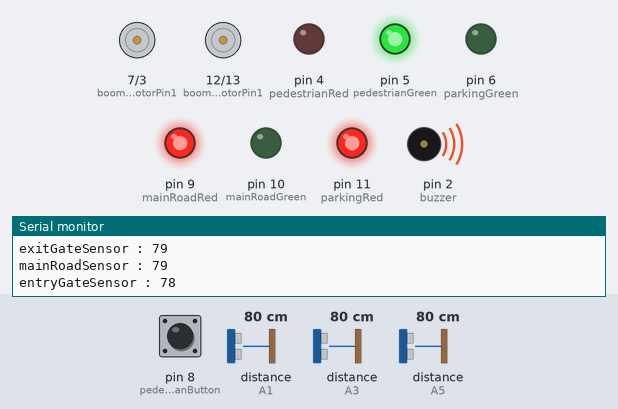
Bench run of a sketch on a simulated Arduino Uno, built with avr-gcc and run on an emulated ATmega328P. Shown: motor-driver pin pairs drawn as motors (green arrow = first pin HIGH = forward, orange = second pin HIGH = backward, longer = more drive), output pins drawn as LEDs (lit = HIGH), buzzer (waves = sounding, pin HIGH), the last lines printed to the serial monitor. Wiring (inferred from the names in the program): 3 × ultrasonic range finder: trigger A0, echo A1 / trigger A2, echo A3 / trigger A4, echo A5. The inputs (shaded band) are chosen by the test bench; at power-on: distance to the obstacle (sensors on A1, A5, A3) 80 cm, pin 8 (pedestrianButton) HIGH. The echo pulse lasts 58.3 µs per cm; pins used as bus, display or sensor lines are not drawn.

Above: at 1.2 s.
1.3 s: distance to the obstacle (sensor on A1) set to 23 cm
4.3 s: distance to the obstacle (sensor on A1) set to 19 cm
At 5.0 s:
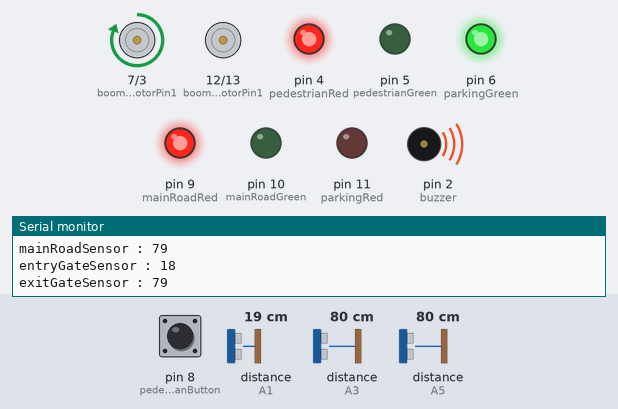
At 5.8 s:
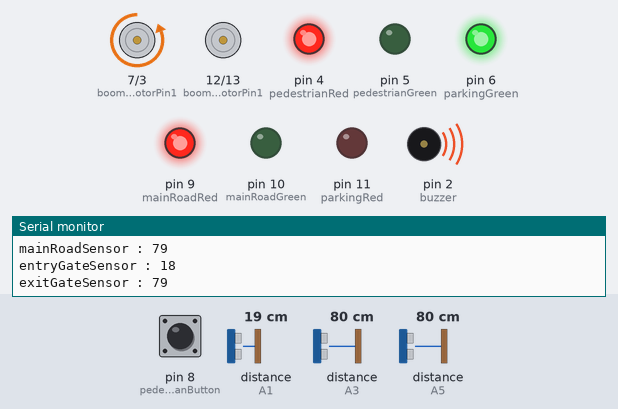
7.3 s: distance to the obstacle (sensor on A5) set to 2 cm
At 8.7 s:
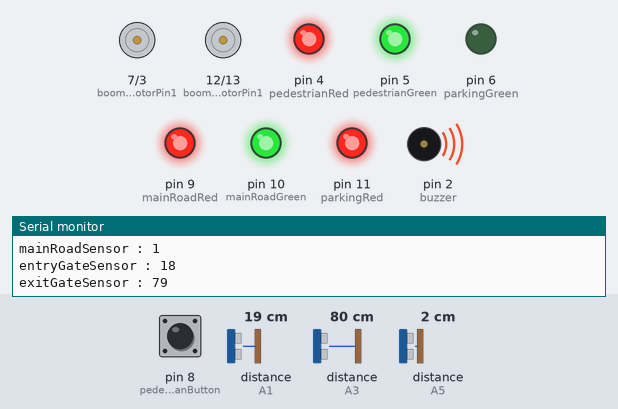
10.3 s: distance to the obstacle (sensor on A3) set to 2 cm
13.3 s: distance to the obstacle (sensor on A5) set to 120 cm
16.3 s: distance to the obstacle (sensor on A1) set to 35 cm
At 17.1 s:
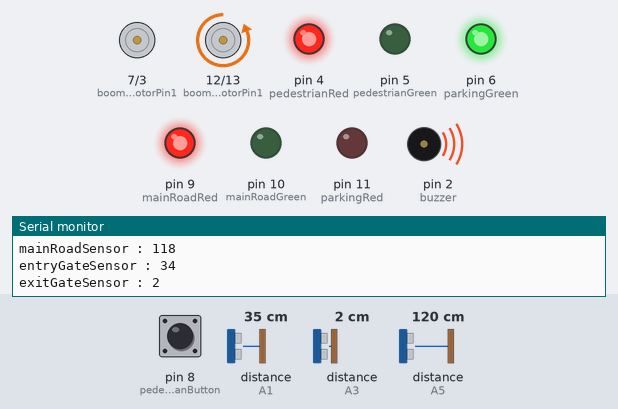
Timing chart, 0 to 20.3 s (numbered marks = the images above; inputs shaded):
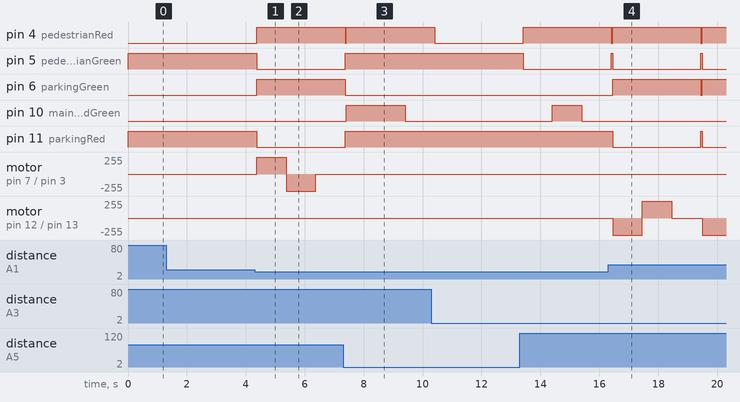

Measured:
- the behaviour switches between 21 and 20 cm on distance to the obstacle (sensor on A1) (found by bisection; images 0 and 1)
- after the input at 4.3 s, pin 4 (pedestrianRed), pin 6 (parkingGreen): LOW → HIGH after 0.07 s; pin 5 (pedestrianGreen), pin 11 (parkingRed): HIGH → LOW after 0.07 s; motor on pin 7 (boomGateEntryMotorPin1) / pin 3 (boomGateEntryMotorPin2): stopped → forward 255/255 after 0.07 s, → backward 255/255 1.0 s later, → stopped 1.0 s later
- after the input at 7.3 s, pin 5 (pedestrianGreen): goes on until 7.4 s, then stays HIGH; pin 6 (parkingGreen): goes on until 7.4 s, then stays LOW
- after the input at 16.3 s, motor on pin 7 (boomGateEntryMotorPin1) / pin 3 (boomGateEntryMotorPin2): stays stopped (without the input it goes to forward 255/255 after 0.15 s)

The sketch:

Traffic-Control-System.ino
```cpp
// Ultrasonic Sensor Pins (Analog)
const int mainRoadSensorTrigger = A4;
const int mainRoadSensorEcho = A5;
const int entryGateSensorTrigger = A0;
const int entryGateSensorEcho = A1;
const int exitGateSensorTrigger = A2;
const int exitGateSensorEcho = A3;

// Traffic Light Control Pins
const int mainRoadRed = 9;
const int mainRoadGreen = 10;
const int pedestrianRed = 4;
const int pedestrianGreen = 5;
const int parkingRed = 11;
const int parkingGreen = 6;
const int buzzer =2;

//motor Pins
const int boomGateEntryMotorPin1 = 7;
const int boomGateEntryMotorPin2 = 3;
const int boomGateExitMotorPin1 = 12;
const int boomGateExitMotorPin2 = 13;

// Push Button for Pedestrian Signal
const int pedestrianButton = 8;

long duration, distance, mainRoadSensor,entryGateSensor,exitGateSensor;

void setup() {
  Serial.begin (9600);

  //Ultrasoic Sensors
  pinMode(mainRoadSensorTrigger, OUTPUT);
  pinMode(mainRoadSensorEcho, INPUT);
  pinMode(entryGateSensorTrigger, OUTPUT);
  pinMode(entryGateSensorEcho, INPUT);
  pinMode(exitGateSensorTrigger, OUTPUT);
  pinMode(exitGateSensorEcho, INPUT);

  pinMode(mainRoadRed, OUTPUT);
  pinMode(mainRoadGreen, OUTPUT);
  pinMode(pedestrianRed, OUTPUT);
  pinMode(pedestrianGreen, OUTPUT);
  pinMode(parkingRed, OUTPUT);
  pinMode(parkingGreen, OUTPUT);
  pinMode(buzzer, OUTPUT);

  //motorPins
  pinMode(boomGateEntryMotorPin1, OUTPUT);
  pinMode(boomGateEntryMotorPin2, OUTPUT);
  pinMode(boomGateExitMotorPin1, OUTPUT);
  pinMode(boomGateExitMotorPin2, OUTPUT);

  pinMode(pedestrianButton, INPUT_PULLUP);

  InitialState();
}

void loop() {
  UltrasonicSensor(mainRoadSensorTrigger, mainRoadSensorEcho);
  mainRoadSensor = distance;
  delay(10);

  UltrasonicSensor(entryGateSensorTrigger, entryGateSensorEcho);
  entryGateSensor = distance;
  delay(10);

  UltrasonicSensor(exitGateSensorTrigger, exitGateSensorEcho);
  exitGateSensor = distance;
  delay(10);

  byte pedestrianButtonState = digitalRead(pedestrianButton);

  //Print Values Using Serial Monitor
  Serial.print("mainRoadSensor : ");
  Serial.println(mainRoadSensor);
  Serial.print("entryGateSensor : ");
  Serial.println(entryGateSensor);
  Serial.print("exitGateSensor : ");
  Serial.println(exitGateSensor);

  if ((pedestrianButtonState == HIGH) &&  mainRoadSensor<20) {
    digitalWrite(mainRoadGreen, HIGH);
    digitalWrite(pedestrianRed, HIGH);

    digitalWrite(mainRoadRed, HIGH);
    delay(2000);

    digitalWrite(mainRoadGreen, LOW);
    delay(1000);

    digitalWrite(pedestrianRed, LOW);
    digitalWrite(pedestrianGreen, HIGH);
    delay(3000);

    digitalWrite(pedestrianGreen, LOW);
    digitalWrite(pedestrianRed, HIGH);
    delay(1000);

    digitalWrite(mainRoadGreen, HIGH);
    delay(1000);

    digitalWrite(mainRoadGreen, LOW);
    digitalWrite(pedestrianGreen, LOW);
    delay(1000);

    digitalWrite(buzzer, HIGH);
    digitalWrite(parkingRed, HIGH);
    digitalWrite(parkingGreen, LOW);
    boomGateMotorState('I');

    InitialState();
  }

  else if (mainRoadSensor>20 && (entryGateSensor<20 || exitGateSensor<20)) {
    for (int i = 2; i == 0; i--) {
      digitalWrite(pedestrianRed, LOW);
      delay(500);
      digitalWrite(pedestrianRed, HIGH);
      delay(500);
    }
    digitalWrite(pedestrianRed, HIGH);
    digitalWrite(pedestrianGreen, LOW);

    digitalWrite(mainRoadRed, HIGH);
    digitalWrite(mainRoadGreen, LOW);

    digitalWrite(parkingRed, LOW);
    digitalWrite(parkingGreen, HIGH);

    if (entryGateSensor<20 && exitGateSensor<20){
      boomGateMotors();
    }else if (exitGateSensor<20){
      boomGateMotorState('X');
    }else if (entryGateSensor<20) {
      boomGateMotorState('E');
    }

    digitalWrite(buzzer, LOW);

    InitialState();
  }
  else if (mainRoadSensor<20) {
    digitalWrite(mainRoadRed, LOW);
    digitalWrite(mainRoadGreen, HIGH);
    digitalWrite(pedestrianRed, HIGH);
    digitalWrite(pedestrianGreen, LOW);
    digitalWrite(parkingRed, HIGH);
    digitalWrite(parkingGreen, LOW);
    digitalWrite(buzzer, LOW);
    boomGateMotorState('I');
  }
  else{
    InitialState();
  }
}


//Sensor Distance Calc..
bool UltrasonicSensor(int trigPin,int echoPin){
  digitalWrite(trigPin, LOW);
  delayMicroseconds(2);
  digitalWrite(trigPin, HIGH);
  delayMicroseconds(10);
  digitalWrite(trigPin, LOW);
  duration = pulseIn(echoPin, HIGH);
  distance = duration * 0.034 / 2;
}

void InitialState() {
  digitalWrite(mainRoadRed, HIGH);
  digitalWrite(mainRoadGreen, LOW);
  digitalWrite(pedestrianRed, LOW);
  digitalWrite(pedestrianGreen, HIGH);
  digitalWrite(parkingRed, HIGH);
  digitalWrite(parkingGreen, LOW);
  digitalWrite(buzzer, HIGH);
  boomGateMotorState('I');
}

void boomGateMotorState (char state) {          //How to call => boomGateMotorState('state'); //EntryMotor    ExitMotor   InitialState
  if (state == 'E') {
    digitalWrite(boomGateEntryMotorPin1, HIGH);
    digitalWrite(boomGateEntryMotorPin2, LOW);
    digitalWrite(boomGateExitMotorPin1, LOW);
    digitalWrite(boomGateExitMotorPin2, LOW);
    delay(1000);
    digitalWrite(boomGateEntryMotorPin1, LOW);
    digitalWrite(boomGateEntryMotorPin2, HIGH);
    digitalWrite(boomGateExitMotorPin1, LOW);
    digitalWrite(boomGateExitMotorPin2, LOW);
    delay(1000);
    digitalWrite(boomGateEntryMotorPin1, LOW);
    digitalWrite(boomGateEntryMotorPin2, LOW);
    digitalWrite(boomGateExitMotorPin1, LOW);
    digitalWrite(boomGateExitMotorPin2, LOW);
    delay(1000);
  }
  else if (state == 'X') {
    digitalWrite(boomGateEntryMotorPin1, LOW);
    digitalWrite(boomGateEntryMotorPin2, LOW);
    digitalWrite(boomGateExitMotorPin1, LOW);
    digitalWrite(boomGateExitMotorPin2, HIGH);
    delay(1000);
    digitalWrite(boomGateEntryMotorPin1, LOW);
    digitalWrite(boomGateEntryMotorPin2, LOW);
    digitalWrite(boomGateExitMotorPin1, HIGH);
    digitalWrite(boomGateExitMotorPin2, LOW);
    delay(1000);
    digitalWrite(boomGateEntryMotorPin1, LOW);
    digitalWrite(boomGateEntryMotorPin2, LOW);
    digitalWrite(boomGateExitMotorPin1, LOW);
    digitalWrite(boomGateExitMotorPin2, LOW);
    delay(1000);
  }
  else if (state == 'I') {
    digitalWrite(boomGateEntryMotorPin1, LOW);
    digitalWrite(boomGateEntryMotorPin2, LOW);
    digitalWrite(boomGateExitMotorPin1, LOW);
    digitalWrite(boomGateExitMotorPin2, LOW);
  }
}

void boomGateMotors(){
    digitalWrite(boomGateEntryMotorPin1, HIGH);
    digitalWrite(boomGateEntryMotorPin2, LOW);
    digitalWrite(boomGateExitMotorPin1, LOW);
    digitalWrite(boomGateExitMotorPin2, HIGH);
    delay(1000);
    digitalWrite(boomGateEntryMotorPin1, LOW);
    digitalWrite(boomGateEntryMotorPin2, HIGH);
    digitalWrite(boomGateExitMotorPin1, HIGH);
    digitalWrite(boomGateExitMotorPin2, LOW);
    delay(1000);
    digitalWrite(boomGateEntryMotorPin1, LOW);
    digitalWrite(boomGateEntryMotorPin2, LOW);
    digitalWrite(boomGateExitMotorPin1, LOW);
    digitalWrite(boomGateExitMotorPin2, LOW);
    delay(1000);
}
```
